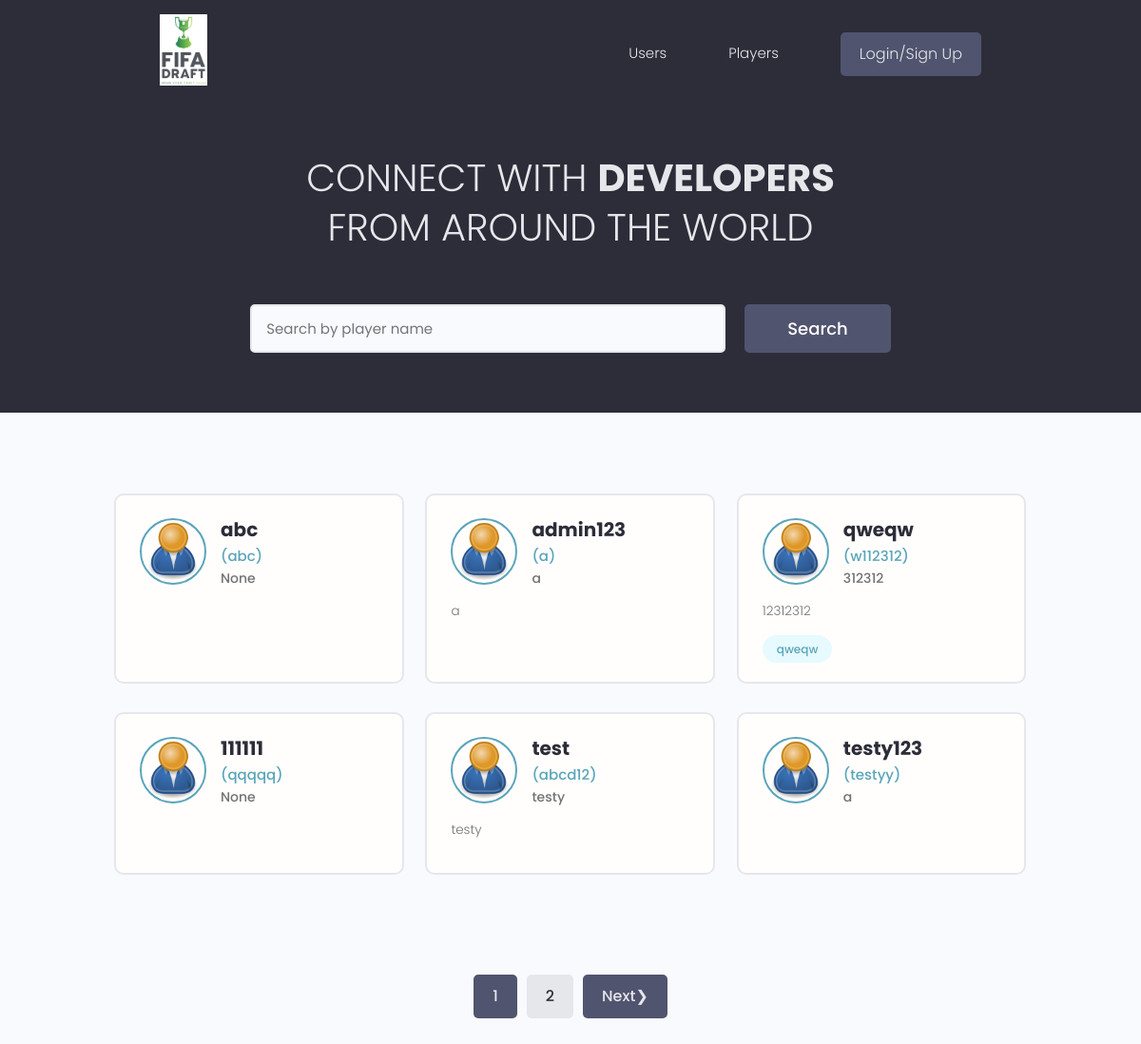
The page / on the database its author committed.
### users/models.py (models this page shows, shortened)
class Profile(models.Model):
    user = models.OneToOneField(User, on_delete=models.CASCADE, null=True, blank=True)
    name = models.CharField(max_length=100, blank=True, null=True)
    username = models.CharField(max_length=100, blank=True, null=True)
    location = models.CharField(max_length=100, blank=True, null=True)
    email = models.EmailField(max_length=100, blank=True, null=True)
    short_intro = models.CharField(max_length=250, blank=True, null=True)
    bio = models.TextField(blank=True, null=True)
    profile_image = models.ImageField(
        null=True,
        blank=True,
        upload_to="profile_images/",
        default="profile_images/user-default.png",
    )
    social_github = models.CharField(max_length=200, blank=True, null=True)
    social_twitter = models.CharField(max_length=200, blank=True, null=True)
    social_linkedin = models.CharField(max_length=200, blank=True, null=True)
    social_youtube = models.CharField(max_length=200, blank=True, null=True)
    social_website = models.CharField(max_length=200, blank=True, null=True)
    created = models.DateTimeField(auto_now_add=True)
    id = models.UUIDField(
        default=uuid.uuid4, unique=True, primary_key=True, editable=False
    )

class Skill(models.Model):
    owner = models.ForeignKey(Profile, on_delete=models.CASCADE, null=True, blank=True)
    name = models.CharField(max_length=200, blank=True, null=True)
    description = models.TextField(null=True, blank=True)
    created = models.DateTimeField(auto_now_add=True)
    id = models.UUIDField(
        default=uuid.uuid4, unique=True, primary_key=True, editable=False
    )
    def __str__(self):
        return str(self.name)

### users/views.py (the view)
# urls.py: path("", views.profiles, name="profiles"),
def profiles(request):
    profiles, search_query = search_profiles(request)
    results_on_page = 6
    custom_range, profiles = pagination_project(request, profiles, results_on_page)
    context = {
        "profiles": profiles,
        "custom_range": custom_range,
        "search_query": search_query,
    }
    return render(request, "users/profiles.html", context)

### users/utils.py (called while the page is built)
def pagination_project(request, players, results_on_page):
    page = request.GET.get("page")
    paginator = Paginator(players, results_on_page)
    try:
        players = paginator.page(page)
    except PageNotAnInteger:
        page = 1
        players = paginator.page(page)
    except EmptyPage:
        page = paginator.num_pages
        players = paginator.page(page)
    left_index = int(page) - 1
    if left_index < 1:
        left_index = 1
    right_index = int(page) + 2
    if right_index > paginator.num_pages:
        right_index = paginator.num_pages + 1
    custom_range = range(left_index, right_index)
    return custom_range, players

def search_profiles(request):
    search_query = ""
    if request.GET.get("search_query"):
        search_query = request.GET.get("search_query")
    skills = Skill.objects.filter(name__iexact=search_query)
    profiles = Profile.objects.distinct().filter(
        Q(name__icontains=search_query)
        | Q(username__icontains=search_query)
        | Q(skill__in=skills)
        | Q(location__icontains=search_query)
    )
    return profiles, search_query

### users/templates/users/profiles.html (shortened to what this page needs)
{% extends 'main.html'%}
{% block content %}
  <main class="home">
    <section class="hero-section text-center">
      <div class="container container--narrow">
        <div class="hero-section__box">
          <h2>CONNECT WITH <span>DEVELOPERS</span></h2>
          <h2>FROM AROUND THE WORLD</h2>
        </div>
        <div class="hero-section__search">
          <form class="form" action="#" method="get">
            <div class="form__field">
              <input class="input input--text" id="formInput#search" type="text" name="search_query"
                value='{{search_query}}' placeholder="Search by player name" />
            </div>
            <input class="btn btn--sub btn--lg" type="submit" value="Search" />
          </form>
        </div>
      </div>
    </section>
    <section class="devlist">
      <div class="container">
        <div class="grid grid--three">
         {% for profile in profiles %}
          <div class="column card">
            <div class="dev">
              <a href="{% url 'user-profile' profile.id %}" class="card__body">
                <div class="dev__profile">
                  <img class="avatar avatar--md" src={{profile.profile_image.url}} alt="image" />
                  <div class="dev__meta">
                    <h3>{{ profile.user }}</h3> ({{ profile.name }})
                    <h5>{{ profile.short_intro|slice:'60' }}</h5>
                  </div>
                </div>
                <p class="dev__info">
                  {{ profile.bio|slice:'150' }}</p>
                <div class="dev__skills">
                  {% for skill in profile.skill_set.all %}
                  <span class="tag tag--pill tag--main">
                    <small>{{ skill }}</small>
                  </span>
                  {% endfor %}
                </div>
              </a>
            </div>
          </div>
         {% endfor %}
        </div>
      </div>
    </section>
  </main>
    {% include 'pagination.html' with queryset=profiles search_query=search_query %}
{% endblock content %}

### static/styles/app.css (style rules this page uses)
:root { --color-sub: #2d2d39; }
.btn--sub { background-color: var(--color-sub-light); }
.card { border: 2px solid var(--color-light); }
img { width: 100%; }
.hero-section { height: 40vh; display: flex; align-items: center; background-color: var(--color-sub); }
.hero-section__box { margin-bottom: 4rem; }
.hero-section__box > h2, .hero-section__box > h2 > span { font-size: 4rem; color: var(--color-light); line-height: 1.3; text-transform: uppercase; }
.hero-section__box > h2 { font-weight: 300; }
.hero-section__box > h2 > span { font-weight: 700; }
.hero-section__search > .form { display: flex; align-items: center; justify-content: center; gap: 2rem; }
.hero-section__search > .form input.input--text { width: 50rem; }
.devlist { margin-top: 8rem; }
.devlist .grid { align-items: stretch; }
.devlist .dev .dev__profile { display: flex; align-items: center; gap: 1.5rem; }
.devlist .dev .dev__meta h3 { color: var(--color-sub); font-size: 2rem; font-weight: 700; }
.devlist .dev .dev__meta h5 { color: var(--color-text); font-size: 1.4rem; font-weight: 500; }
.devlist .dev .dev__info { margin: 1.5rem 0; font-size: 1.35rem; line-height: 1.4; text-align: justify; }

### static/uikit/styles/modules/_variables.css (style rules this page uses)
:root { --color-main: #5aa5b9; --color-main-light: #e6faff; --color-sub: #3f4156; --color-sub-light: #51546e; --color-sub-lighter: #ededfd; --color-text: #737373; --color-gray: #8b8b8b; --color-light: #e5e7eb; --color-light-gray: #767676; --color-bg: #f8fafd; --color-white: #fffefd; --color-white-light: #f3f3f3; --color-success: #359e64; --color-success-bg: #def8e8; --color-error: #fc4b0b; --color-error-bg: #fff2ee; --font-base: 'Poppins', arial, helvetica, 'Segoe UI', roboto, ubuntu, sans-serif; --font-monospace: 'Fira Code', 'Courier New', courier, monospace; --font-regular: 300; --font-medium: 500; --font-bold: 700; --generic-shadow: 1px 1px 5px #00000010; --generic-transition: all 0.3s ease-in-out; }

### static/uikit/styles/modules/_base.css (style rules this page uses)
* { margin: 0; padding: 0; box-sizing: border-box; text-rendering: optimizeLegibility; color: inherit; font-size: inherit; }
html { font-size: 50%; }
@media only screen and (min-width: 480px) { html { font-size: 56.25%; } }
@media only screen and (min-width: 1200px) { html { font-size: 62.5%; } }
body { line-height: 1.6; font-weight: 400; font-size: 1.5rem; color: var(--color-text); background-color: var(--color-bg); min-height: 100vh; }

### static/uikit/styles/modules/_typography.css (style rules this page uses)
* { font-family: var(--font-base); }
h2 { font-size: 3.6rem; font-weight: var(--font-bold); }
h3 { font-size: 3.2rem; font-weight: var(--font-medium); }
h5 { font-size: 2.4rem; font-weight: var(--font-medium); }
h5, h6 { font-weight: var(--font-regular); }
p, span, strong { font-size: 1.6rem; color: var(--color-text); font-weight: var(--font-regular); }
a { padding-bottom: 2px; text-decoration: none; display: inline-block; color: var(--color-main); font-weight: var(--font-medium); }

### static/uikit/styles/modules/_utilities.css (style rules this page uses)
.container { width: 92%; max-width: 165rem; margin: 0 auto; box-sizing: border-box; }
.container--narrow { width: 92%; max-width: 120rem; }
@media screen and (min-width: 1000px) { .container { width: 90%; } }
@media screen and (min-width: 1000px) { .container--narrow { width: 85%; } }
@media screen and (min-width: 1200px) { .container { width: 80%; } }
@media screen and (min-width: 1200px) { .container--narrow { width: 72%; } }
.text-center { text-align: center; }

### static/uikit/styles/modules/_avatar.css (style rules this page uses)
.avatar { border-radius: 50%; border: 2px solid var(--color-main); object-fit: cover; }
.avatar--md { height: 7rem; width: 7rem; }

### static/uikit/styles/modules/_button.css (style rules this page uses)
.btn { display: inline-block; position: relative; cursor: pointer; background-color: var(--color-light); font-weight: var(--font-medium); color: var(--color-sub); text-decoration: none; padding: 1rem 2rem; border-radius: 0.5rem; border: none; width: -webkit-fit-content; width: -moz-fit-content; width: fit-content; height: -webkit-fit-content; height: -moz-fit-content; height: fit-content; font-size: 1.6rem; outline-width: 0; outline-color: transparent; -webkit-backface-visibility: hidden; backface-visibility: hidden; transition: all 0.3s ease-in-out; }
.btn--sub { background-color: var(--color-sub); color: var(--color-white); }
.btn--lg { font-size: 1.8rem; padding: 1.2rem 4.5rem; }

### static/uikit/styles/modules/_card.css (style rules this page uses)
.card { border-radius: 1rem; background-color: var(--color-white); border: 1.5px solid var(--color-light); width: auto; height: auto; margin-top: 0.5rem; margin-bottom: 0.5rem; overflow: hidden; }
.card__body, .card__header { padding: 2rem 2.5rem; }

### rows shown on the page
Profile: profile_image (placeholder picture), user "abc", name "abc", short_intro "None"
Profile: profile_image (placeholder picture), user "admin123", name "a", short_intro "a", bio "a"
Profile: profile_image (placeholder picture), user "qweqw", name "w112312", short_intro "312312", bio "12312312"
Skill: name "qweqw"
Profile: profile_image (placeholder picture), user "111111", name "qqqqq", short_intro "None"
Profile: profile_image (placeholder picture), user "test", name "abcd12", short_intro "testy", bio "testy"
Profile: profile_image (placeholder picture), user "testy123", name "testyy", short_intro "a"

### other values the page prints
{{ page }} "1"
{{ page }} "2"
